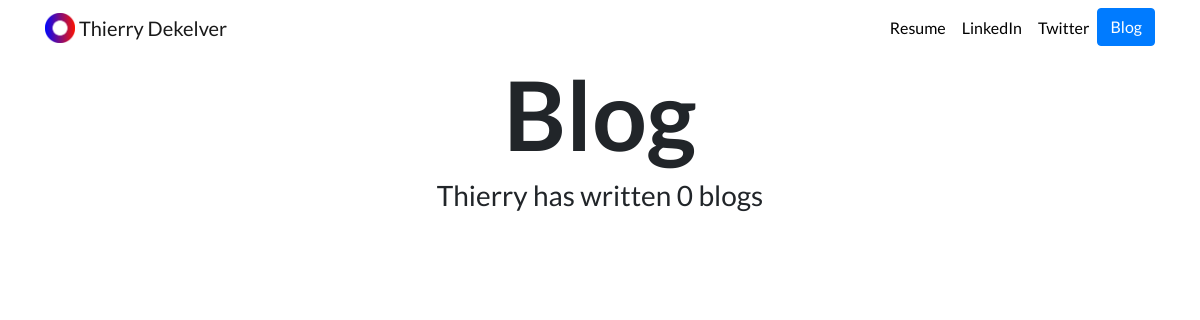
Page /blog/ on the earlier database version.
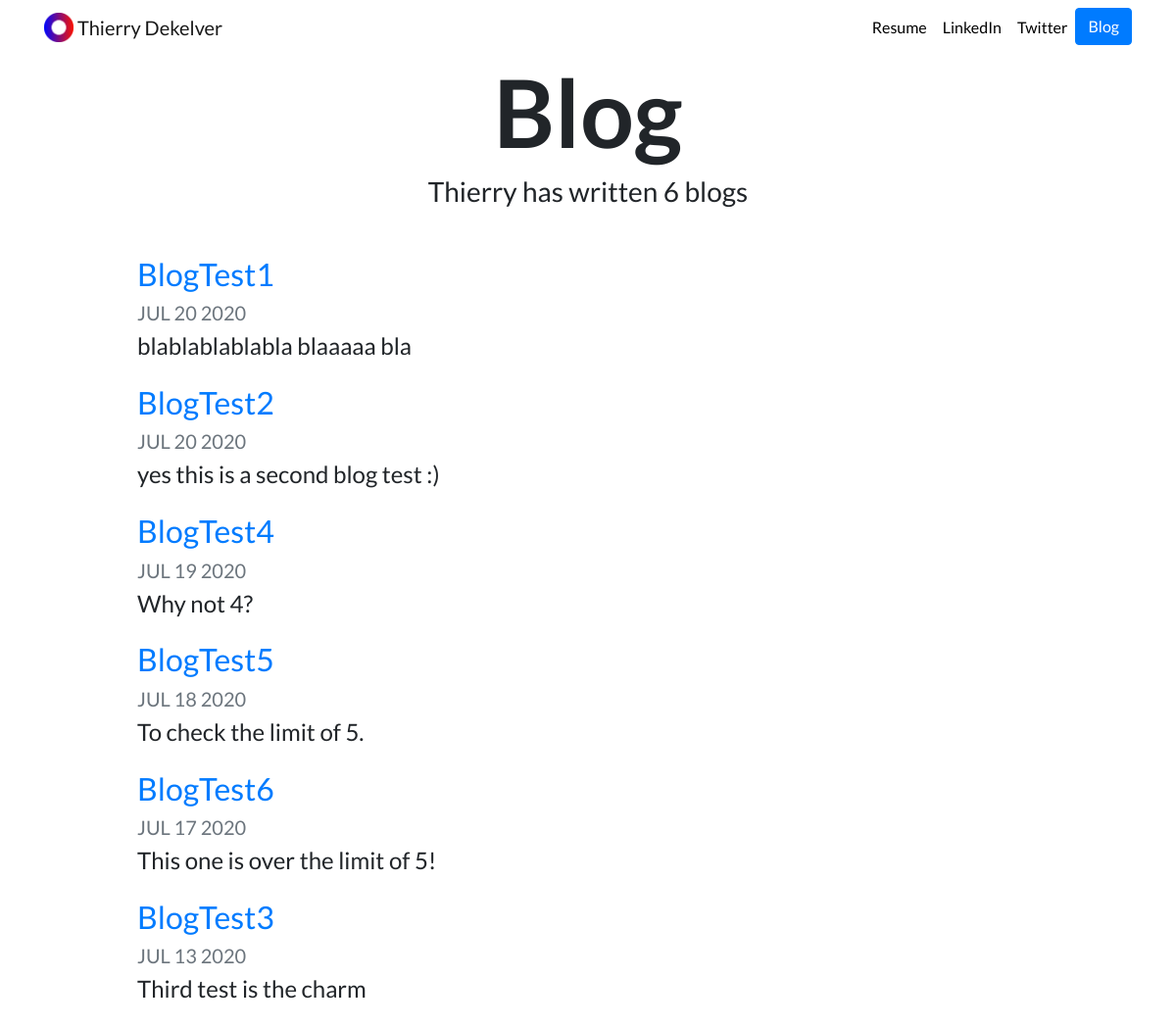
Same page on the later database version.
### blog/models.py (models this page shows, shortened)
class Blog(models.Model):
	title = models.CharField(max_length=200)
	description = models.TextField()
	date = models.DateField()

### blog/views.py (the view)
# urls.py: path('', views.all_blogs, name='all_blogs'),
def all_blogs(request):
	blogs = Blog.objects.order_by('-date')
	return render(request, 'blog/all_blogs.html', {'blogs':blogs})

### blog/templates/blog/all_blogs.html
{% extends "portfolio/base.html" %}
{% load static %}
{% block content %}
<h1 id="blogtitle" class="font-weight-bold text-center">Blog</h1>
<h3 class="text-center mb-5">Thierry has written {{ blogs.count }} blog{{ blogs.count|pluralize }}</h3>
{% for blog in blogs %}
<div class="row justify-content-center my-3">
  <div class="col-md-10">
    <a href="{% url 'blog:detail' blog.id %}">
      <h2>{{ blog.title }}</h2>
    </a>
    <h5 class="text-muted">{{ blog.date|date:'M d Y'|upper }}</h5>
    <h4>{{ blog.description|striptags|truncatechars:100 }}</h4>
  </div>
</div>
{% endfor %}
{% endblock %}

### portfolio/templates/portfolio/base.html (shortened to what this page needs)
{% load static %}
<!doctype html>
<html lang="en">
<head>
  <link rel="stylesheet" href="https://stackpath.bootstrapcdn.com/bootstrap/4.4.1/css/bootstrap.min.css">
  <link rel="stylesheet" href="{% static "portfolio/custom.css" %}">
</head>
<body>
  <nav id="topNav" class="navbar navbar-expand-md navbar-light">
    <div class="container">
      <a class="navbar-brand" href="{% url 'home' %}">
        <img src="{% static "portfolio/Logo.png" %}" width="30" height="30" class="d-inline-block align-top" alt="Nick's Logo">
        <span>Thierry Dekelver</span>
      </a>
      <div class="collapse navbar-collapse text-center" id="navbarNav">
        <ul class="navbar-nav ml-auto">
          <li class="nav-item">
            <a class="nav-link" href="{% static "portfolio/ThierryDekelverCV20200616.pdf" %}">Resume</a>
          </li>
          <li class="nav-item">
            <a class="nav-link" href="https://www.linkedin.com/in/thierrydekelver/" target="_blank">LinkedIn</a>
          </li>
          <li class="nav-item">
            <a class="nav-link" href="https://twitter.com/DekelverThierry" target="_blank">Twitter</a>
          </li>
          <li>
            <a role="button" href="{% url 'blog:all_blogs' %}" class="btn btn-primary">Blog</a>
          </li>
        </ul>
      </div>
    </div>
  </nav>
  <div class="container">
    {% block content %}{% endblock %}
  </div>
</body>
</html>

### portfolio/static/portfolio/custom.css (style rules this page uses)
.navbar-nav .nav-link { color: rgba(0,0,0,1) !important; }
body { font-family: 'Lato', sans-serif; }
#blogtitle { font-size: 6rem; }

Differences in the rows shown:
added Blog: title "BlogTest1", date "JUL 20 2020", description "blablablablabla blaaaaa bla"
added Blog: title "BlogTest2", date "JUL 20 2020", description "yes this is a second blog test :)"
added Blog: title "BlogTest4", date "JUL 19 2020", description "Why not 4?"
added Blog: title "BlogTest5", date "JUL 18 2020", description "To check the limit of 5."
added Blog: title "BlogTest6", date "JUL 17 2020", description "This one is over the limit of 5!"
added Blog: title "BlogTest3", date "JUL 13 2020", description "Third test is the charm"
Other differences:
{{ blogs.count }}: "0" → "6"
